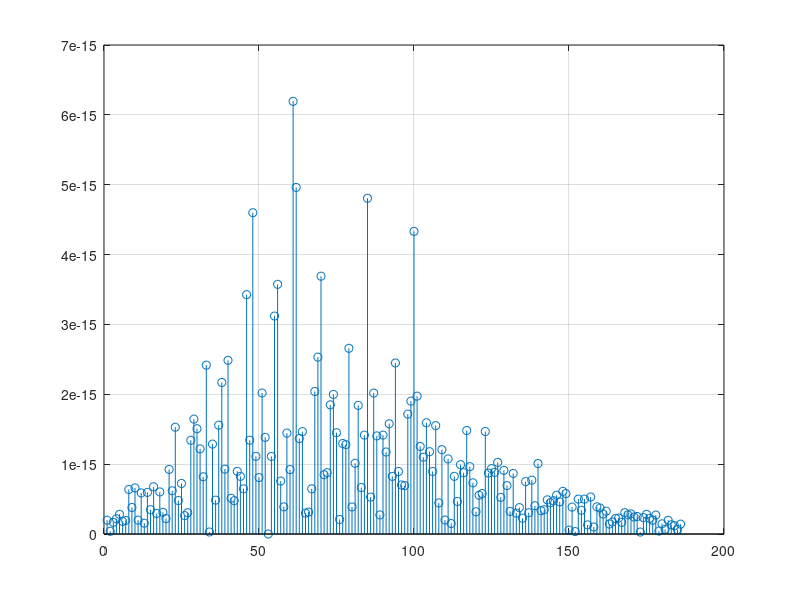

Write the MATLAB code that produced this figure.
clear all
close all
N1 = 12;
N2 = 25;
Lh = N1+N2+1;
L1 = 5*N1;
L2 = 5*N2;
n0 = N1+L1+1;
load('h_all.mat')
% for channel_select = 1:11
channel_select = 1

switch channel_select
        case 0
            h = 1;
            N1t = 0;
            N2t = 0;
            SNR = (0:15)';
        case 1
            if ~exist('h_all','var'), load h_all.mat, end
            h = h_all{channel_select};
            N1t = 1;
            N2t = 7;
            SNR = 200;%(0:16)';
        case 2
            if ~exist('h_all','var'), load h_all.mat, end
            h = h_all{channel_select};
            N1t = 2;
            N2t = 17;
            SNR = (0:21)';
        case 3
            if ~exist('h_all','var'), load h_all.mat, end
            h = h_all{channel_select};
            N1t = 1;
            N2t = 22;
            SNR = (0:21)';
        case 4
            if ~exist('h_all','var'), load h_all.mat, end
            h = h_all{channel_select};
            h = h(1:19);
            N1t = 6;
            N2t = 12;
            SNR = (0:21)';
        case 5
            if ~exist('h_all','var'), load h_all.mat, end
            h = h_all{channel_select};
            N1t = 1;
            N2t = 1;
            SNR = (0:28)';
        case 6
            if ~exist('h_all','var'), load h_all.mat, end
            h = h_all{channel_select};
            N1t = 1;
            N2t = 2;
            SNR = (0:18)';
        case 7
            if ~exist('h_all','var'), load h_all.mat, end
            h = h_all{channel_select};
            N1t = 0;
            N2t = 4;
            SNR = (0:21)';
        case 8
            if ~exist('h_all','var'), load h_all.mat, end
            h = h_all{channel_select};
            N1t = 2;
            N2t = 3;
            SNR = (0:21)';
        case 9
            if ~exist('h_all','var'), load h_all.mat, end
            h = h_all{channel_select};
            N1t = 1;
            N2t = 1;
            SNR = (0:16)';
        case 10
            if ~exist('h_all','var'), load h_all.mat, end
            h = h_all{channel_select};
            N1t = 2;
            N2t = 3;
            SNR = (0:27)';
        case 11
            if ~exist('h_all','var'), load h_all.mat, end
            h = h_all{channel_select};
            h = h(1:6);
            N1t = 3;
            N2t = 2;
            SNR = (0:34)';
        otherwise
            error('channel_select = %d not supported\n',channel_select);
end
h = [zeros(12-N1t,1); h; zeros(25-N2t,1)];


H = zeros(N1+N2+L1+L2+1,L1+L2+1);
for i = 1:L1+L2+1
    H(i:i+Lh-1,i) = h;
end   

u_n0 = zeros(N1+N2+L1+L2+1,1);
u_n0(n0) = 1;

R_h = H'*H;
h_n0 = H'*u_n0;

% compute c_ZF by solving R_h*c_ZF = h_n0
c_ZF = linsolve(R_h,h_n0);
c_ZFdirect = (H'*H)^-1*H'*u_n0;

figure(channel_select); clf
stem(abs(c_ZF-c_ZFdirect)); grid on; hold on
% end